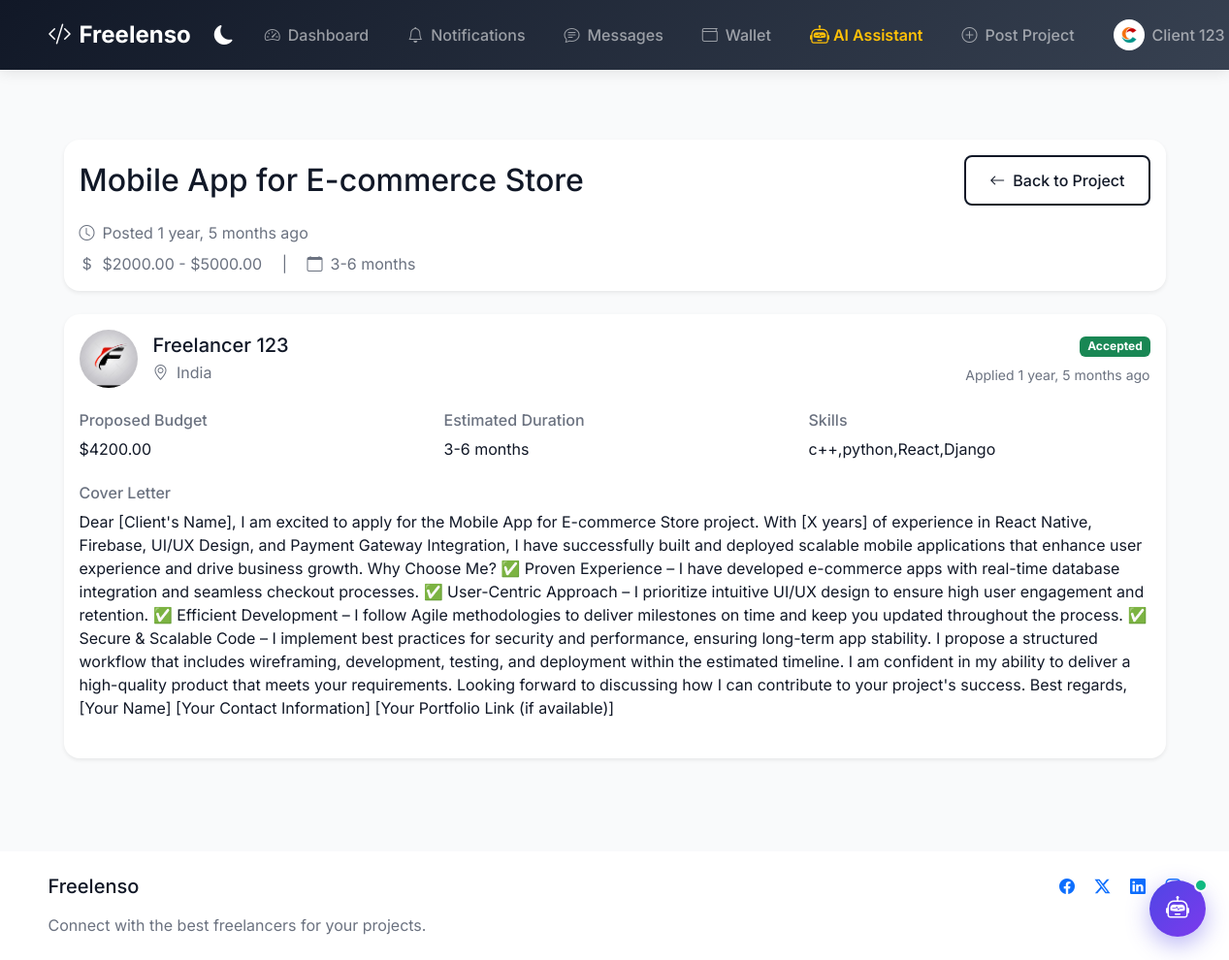
/projects/1/applications/ (signed in), run on the app's committed database.
### core/models.py (models this page shows, shortened)
class UserProfile(models.Model):
    user = models.OneToOneField(User, on_delete=models.CASCADE)
    is_freelancer = models.BooleanField(default=False)
    is_client = models.BooleanField(default=False)
    profile_picture = models.ImageField(upload_to='profile_pics', null=True, blank=True)
    bio = models.TextField(null=True, blank=True)
    skills = models.CharField(max_length=500, null=True, blank=True)
    hourly_rate = models.DecimalField(max_digits=10, decimal_places=2, null=True, blank=True)
    country = models.CharField(max_length=100, null=True, blank=True)
    phone_number = models.CharField(max_length=15, null=True, blank=True)
    website = models.URLField(max_length=200, null=True, blank=True)
    linkedin = models.URLField(max_length=200, null=True, blank=True)
    github = models.URLField(max_length=200, null=True, blank=True)
    languages = models.CharField(max_length=200, null=True, blank=True)
    education = models.TextField(null=True, blank=True)
    experience = models.TextField(null=True, blank=True)
    availability = models.CharField(max_length=100, null=True, blank=True)
    created_at = models.DateTimeField(auto_now_add=True)
    updated_at = models.DateTimeField(auto_now=True)
    wallet_balance = models.DecimalField(max_digits=10, decimal_places=2, default=0.00)

class Project(models.Model):
    PROJECT_STATUS_CHOICES = [
        ('open', 'Open for Applications'),
        ('in_progress', 'In Progress'),
        ('completed', 'Completed'),
        ('cancelled', 'Cancelled')
    ]
    DURATION_CHOICES = [
        ('short', 'Less than 1 month'),
        ('medium', '1-3 months'),
        ('long', '3-6 months'),
        ('ongoing', 'Ongoing')
    ]
    EXPERIENCE_LEVEL_CHOICES = [
        ('entry', 'Entry Level'),
        ('intermediate', 'Intermediate'),
        ('expert', 'Expert')
    ]
    title = models.CharField(max_length=200)
    client = models.ForeignKey(UserProfile, on_delete=models.CASCADE, related_name='posted_projects')
    description = models.TextField()
    required_skills = models.CharField(max_length=500)
    budget_min = models.DecimalField(max_digits=10, decimal_places=2, validators=[MinValueValidator(Decimal('0.00'))])
    budget_max = models.DecimalField(max_digits=10, decimal_places=2, validators=[MinValueValidator(Decimal('0.00'))])
    duration = models.CharField(max_length=20, choices=DURATION_CHOICES)
    experience_level = models.CharField(max_length=20, choices=EXPERIENCE_LEVEL_CHOICES)
    status = models.CharField(max_length=20, choices=PROJECT_STATUS_CHOICES, default='open')
    category = models.CharField(max_length=100)
    created_at = models.DateTimeField(auto_now_add=True)
    updated_at = models.DateTimeField(auto_now=True)
    deadline = models.DateField(null=True, blank=True)
    assigned_freelancer = models.ForeignKey(UserProfile, on_delete=models.SET_NULL, null=True, blank=True, related_name='assigned_projects')
    progress = models.IntegerField(default=0)  # Overall progress percentage
    total_milestones = models.IntegerField(default=0)
    completed_milestones = models.IntegerField(default=0)
    last_activity_date = models.DateTimeField(null=True, blank=True)
    class Meta:
        ordering = ['-created_at']

class ProjectApplication(models.Model):
    STATUS_CHOICES = [
        ('pending', 'Pending Review'),
        ('accepted', 'Accepted'),
        ('rejected', 'Rejected'),
        ('withdrawn', 'Withdrawn')
    ]
    project = models.ForeignKey(Project, on_delete=models.CASCADE, related_name='applications')
    freelancer = models.ForeignKey(UserProfile, on_delete=models.CASCADE, related_name='project_applications')
    cover_letter = models.TextField()
    proposed_budget = models.DecimalField(max_digits=10, decimal_places=2, validators=[MinValueValidator(Decimal('0.00'))])
    estimated_duration = models.CharField(max_length=20, choices=Project.DURATION_CHOICES)
    status = models.CharField(max_length=20, choices=STATUS_CHOICES, default='pending')
    created_at = models.DateTimeField(auto_now_add=True)
    updated_at = models.DateTimeField(auto_now=True)
    class Meta:
        ordering = ['-created_at']
        unique_together = ['project', 'freelancer']  # Prevent multiple applications

### core/views.py (the view, shortened to what this page needs)
# urls.py: path('projects/<int:project_id>/applications/', views.manage_applications, name='manage_applications'),
@login_required
def manage_applications(request, project_id):
    project = get_object_or_404(Project, id=project_id)
    user_profile = UserProfile.objects.get(user=request.user)
    if not user_profile.is_client or project.client != user_profile:
        messages.error(request, 'You do not have permission to manage applications for this project')
        return redirect('project_detail', project_id=project_id)
    applications = ProjectApplication.objects.filter(
        project=project
    ).exclude(
        status='withdrawn'
    ).select_related('freelancer', 'freelancer__user')
    context = {
        'project': project,
        'applications': applications,
    }
    return render(request, 'projects/manage_applications.html', context)

### templates/projects/manage_applications.html (shortened to what this page needs)
{% extends 'base.html' %}
{% block content %}
<div class="container py-5">
    <div class="card border-0 shadow-sm mb-4">
        <div class="card-body">
            <div class="d-flex justify-content-between align-items-center mb-3">
                <h2 class="mb-0">{{ project.title }}</h2>
                <a href="{% url 'project_detail' project.id %}" class="btn btn-outline-primary">
                    <i class="bi bi-arrow-left me-2"></i>Back to Project
                </a>
            </div>
            <div class="text-muted">
                <p class="mb-2">
                    <i class="bi bi-clock me-2"></i>Posted {{ project.created_at|timesince }} ago
                </p>
                <p class="mb-0">
                    <i class="bi bi-currency-dollar me-2"></i>${{ project.budget_min }} - ${{ project.budget_max }}
                    <span class="mx-3">|</span>
                    <i class="bi bi-calendar me-2"></i>{{ project.get_duration_display }}
                </p>
            </div>
        </div>
    </div>
    <div class="row">
        <div class="col-12">
            {% if applications %}
                {% for application in applications %}
                    {% if application.status != 'withdrawn' %}
                        <div class="card border-0 shadow-sm mb-4">
                            <div class="card-body">
                                <div class="d-flex align-items-center mb-4">
                                    <div class="me-3">
                                        {% if application.freelancer.profile_picture %}
                                            <img src="{{ application.freelancer.profile_picture.url }}"
                                                alt="Profile Picture"
                                                class="rounded-circle"
                                                style="width: 60px; height: 60px; object-fit: cover;">
                                        {% else %}
                                            <div class="rounded-circle bg-primary bg-opacity-10 d-flex align-items-center justify-content-center"
                                                style="width: 60px; height: 60px;">
                                                <i class="bi bi-person text-primary"></i>
                                            </div>
                                        {% endif %}
                                    </div>
                                    <div>
                                        <h5 class="mb-1">{{ application.freelancer.user.get_full_name }}</h5>
                                        <p class="text-muted mb-0">
                                            <i class="bi bi-geo-alt me-1"></i>
                                            {{ application.freelancer.country|default:"Location not specified" }}
                                        </p>
                                    </div>
                                    <div class="ms-auto text-end">
                                        <span class="badge {% if application.status == 'accepted' %}bg-success{% elif application.status == 'rejected' %}bg-danger{% else %}bg-warning{% endif %} mb-2">
                                            {{ application.get_status_display }}
                                        </span>
                                        <div class="text-muted small">
                                            Applied {{ application.created_at|timesince }} ago
                                        </div>
                                    </div>
                                </div>
                                <div class="row mb-4">
                                    <div class="col-md-4">
                                        <h6 class="text-muted mb-2">Proposed Budget</h6>
                                        <p class="mb-0">${{ application.proposed_budget }}</p>
                                    </div>
                                    <div class="col-md-4">
                                        <h6 class="text-muted mb-2">Estimated Duration</h6>
                                        <p class="mb-0">{{ application.get_estimated_duration_display }}</p>
                                    </div>
                                    <div class="col-md-4">
                                        <h6 class="text-muted mb-2">Skills</h6>
                                        <p class="mb-0">{{ application.freelancer.skills|default:"Not specified" }}</p>
                                    </div>
                                </div>
                                <div class="mb-4">
                                    <h6 class="text-muted mb-2">Cover Letter</h6>
                                    <p class="mb-0">{{ application.cover_letter }}</p>
                                </div>
                            </div>
                        </div>
                    {% endif %}
                {% endfor %}
            {% endif %}
        </div>
    </div>
</div>
{% endblock %}

### templates/base.html (shortened to what this page needs)
<!DOCTYPE html>
<html lang="en" data-bs-theme="light">
<head>
    <link href="https://cdn.jsdelivr.net/npm/bootstrap@5.3.0/dist/css/bootstrap.min.css" rel="stylesheet">
    <link rel="stylesheet" href="https://cdn.jsdelivr.net/npm/bootstrap-icons@1.11.3/font/bootstrap-icons.min.css">
</head>
<body>
    <nav class="navbar navbar-expand-lg navbar-dark sticky-top">
        <div class="container">
            <a class="navbar-brand d-flex align-items-center" href="{% url 'index' %}">
                <i class="bi bi-code-slash me-2"></i>
                Freelenso
            </a>
            <div class="collapse navbar-collapse" id="navbarNav">
                <ul class="navbar-nav ms-auto align-items-center">
                    <li class="nav-item me-2">
                        <button class="theme-toggle" id="themeToggle" aria-label="Toggle dark mode">
                            <i class="bi bi-moon-fill"></i>
                        </button>
                    </li>
                    {% if user.is_authenticated %}
                        <li class="nav-item me-2">
                            <a class="nav-link d-flex align-items-center" href="{% url 'dashboard' %}">
                                <i class="bi bi-speedometer2 me-2"></i>
                                <span>Dashboard</span>
                            </a>
                        </li>
                        <li class="nav-item me-2 dropdown">
                            <a class="nav-link d-flex align-items-center position-relative" href="#" id="notificationDropdown" role="button" data-bs-toggle="dropdown" aria-expanded="false">
                                <i class="bi bi-bell me-2"></i>
                                <span>Notifications</span>
                            </a>
                        </li>
                        <li class="nav-item me-2">
                            <a class="nav-link d-flex align-items-center" href="{% url 'message_list' %}">
                                <i class="bi bi-chat-text me-2"></i>
                                <span>Messages</span>
                            </a>
                        </li>
                        <li class="nav-item me-2">
                            <a class="nav-link d-flex align-items-center" href="{% url 'wallet_dashboard' %}">
                                <i class="bi bi-wallet me-2"></i>
                                <span>Wallet</span>
                            </a>
                        </li>
                        <li class="nav-item me-2">
                            <a class="nav-link d-flex align-items-center fw-semibold text-warning" href="#" onclick="event.preventDefault(); const w = document.getElementById('aiChatbotWindow'); if(w){ w.classList.toggle('active'); if(w.classList.contains('active')) document.getElementById('aiChatbotInput')?.focus(); }">
                                <i class="bi bi-robot me-1 fs-5"></i>
                                <span>AI Assistant</span>
                            </a>
                        </li>
                        {% if user.userprofile.is_client %}
                        <li class="nav-item me-2">
                            <a class="nav-link d-flex align-items-center" href="{% url 'create_project' %}">
                                <i class="bi bi-plus-circle me-2"></i>
                                <span>Post Project</span>
                            </a>
                        </li>
                        {% endif %}
                        <li class="nav-item dropdown">
                            <a class="nav-link dropdown-toggle d-flex align-items-center" href="#" id="navbarDropdown" role="button" data-bs-toggle="dropdown" aria-expanded="false">
                                {% if user.userprofile.profile_picture %}
                                    <img src="{{ user.userprofile.profile_picture.url }}" alt="{{ user.username }}" class="rounded-circle me-2" style="width: 32px; height: 32px; object-fit: cover;">
                                {% else %}
                                    <i class="bi bi-person-circle me-2" style="font-size: 1.2rem;"></i>
                                {% endif %}
                                <span>{{ user.get_full_name|default:user.username }}</span>
                            </a>
                        </li>
                    {% endif %}
                </ul>
            </div>
        </div>
    </nav>
    <main class="flex-grow-1 d-flex flex-column">
        <div class="container flex-grow-1 my-4">
            {% block content %}
            {% endblock %}
        </div>
    </main>
    <footer class="py-4 mt-auto" style="background-color: var(--background-card);">
        <div class="container">
            <div class="row">
                <div class="col-md-6">
                    <h5 class="mb-3">Freelenso</h5>
                    <p class="text-muted mb-0">Connect with the best freelancers for your projects.</p>
                </div>
                <div class="col-md-6 text-md-end">
                    <div class="social-links">
                        <a href="#" class="text-decoration-none me-3 text-primary"><i class="bi bi-facebook"></i></a>
                        <a href="#" class="text-decoration-none me-3 text-primary"><i class="bi bi-twitter-x"></i></a>
                        <a href="#" class="text-decoration-none me-3 text-primary"><i class="bi bi-linkedin"></i></a>
                        <a href="#" class="text-decoration-none text-primary"><i class="bi bi-instagram"></i></a>
                    </div>
                </div>
            </div>
        </div>
    </footer>
    <div class="ai-chatbot-widget">
        <button id="aiChatbotToggleBtn" class="ai-chatbot-btn" title="Open Freelenso AI Assistant">
            <i class="bi bi-robot fs-4"></i>
            <span class="ai-chatbot-badge"></span>
        </button>
    </div>
</body>
</html>

### data on the page
Project: title "Mobile App for E-commerce Store", created_at "1 year, 5 months", budget_min "2000.00", budget_max "5000.00", duration "3-6 months"
ProjectApplication: freelancer.profile_picture (picture), freelancer.user.get_full_name "Freelancer 123", freelancer.country "India", status "Accepted", created_at "1 year, 5 months", proposed_budget "4200.00", estimated_duration "3-6 months", freelancer.skills "c++,python,React,Django", cover_letter "Dear [Client's Name], I am excited to apply for the Mobile App for E-commerce Store project. With [X years] of experience in React Native, Firebase, UI/UX Design, and Payment Gateway Integration, I have successfully built and deployed scalable mobile applications that enhance user experience and drive business growth. Why Choose Me? ✅ Proven Experience – I have developed e-commerce apps with real-time database integration and seamless checkout processes. ✅ User-Centric Approach – I prioritize intuitive UI/UX design to ensure high user engagement and retention. ✅ Efficient Development – I follow Agile methodologies to deliver milestones on time and keep you updated throughout the process. ✅…"

### other printed values
{{ user.get_full_name|default:user.username }} "Client 123"
